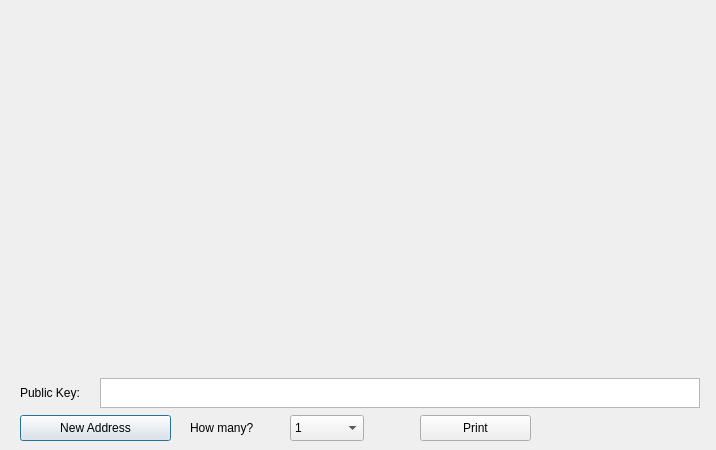
<?xml version="1.0" encoding="UTF-8"?>
<ui version="4.0">
 <class>PaperWalletDialog</class>
 <widget class="QDialog" name="PaperWalletDialog">
  <property name="geometry">
   <rect>
    <x>0</x>
    <y>0</y>
    <width>716</width>
    <height>450</height>
   </rect>
  </property>
  <property name="windowTitle">
   <string>Print Your Paper Wallets</string>
  </property>
  <widget class="QLabel" name="privateKeyQRCode">
   <property name="geometry">
    <rect>
     <x>524</x>
     <y>159</y>
     <width>149</width>
     <height>149</height>
    </rect>
   </property>
   <property name="text">
    <string/>
   </property>
   <property name="scaledContents">
    <bool>true</bool>
   </property>
  </widget>
  <widget class="QLabel" name="addressQRCode">
   <property name="geometry">
    <rect>
     <x>47</x>
     <y>86</y>
     <width>120</width>
     <height>120</height>
    </rect>
   </property>
   <property name="text">
    <string/>
   </property>
   <property name="scaledContents">
    <bool>true</bool>
   </property>
  </widget>
  <widget class="QPushButton" name="getNewAddress">
   <property name="geometry">
    <rect>
     <x>20</x>
     <y>415</y>
     <width>151</width>
     <height>26</height>
    </rect>
   </property>
   <property name="text">
    <string>New Address</string>
   </property>
   <property name="icon">
    <iconset resource="../raven.qrc">
     <normaloff>:/icons/add</normaloff>:/icons/add</iconset>
   </property>
  </widget>
  <widget class="QLabel" name="paperTemplate">
   <property name="geometry">
    <rect>
     <x>20</x>
     <y>10</y>
     <width>675</width>
     <height>362</height>
    </rect>
   </property>
   <property name="text">
    <string notr="true"/>
   </property>
   <property name="pixmap">
    <pixmap resource="../raven.qrc">:/icons/paper_wallet</pixmap>
   </property>
  </widget>
  <widget class="VerticalLabel" name="addressText">
   <property name="geometry">
    <rect>
     <x>212</x>
     <y>20</y>
     <width>31</width>
     <height>341</height>
    </rect>
   </property>
   <property name="font">
    <font>
     <family>Monospace</family>
     <pointsize>12</pointsize>
     <weight>75</weight>
     <italic>false</italic>
     <bold>true</bold>
    </font>
   </property>
   <property name="text">
    <string/>
   </property>
   <property name="alignment">
    <set>Qt::AlignCenter</set>
   </property>
   <property name="textInteractionFlags">
    <set>Qt::TextSelectableByKeyboard|Qt::TextSelectableByMouse</set>
   </property>
  </widget>
  <widget class="VerticalLabel" name="privateKeyText">
   <property name="geometry">
    <rect>
     <x>500</x>
     <y>10</y>
     <width>31</width>
     <height>361</height>
    </rect>
   </property>
   <property name="font">
    <font>
     <family>Monospace</family>
     <pointsize>8</pointsize>
     <weight>50</weight>
     <italic>false</italic>
     <bold>false</bold>
    </font>
   </property>
   <property name="text">
    <string/>
   </property>
   <property name="scaledContents">
    <bool>true</bool>
   </property>
   <property name="alignment">
    <set>Qt::AlignCenter</set>
   </property>
   <property name="textInteractionFlags">
    <set>Qt::TextSelectableByKeyboard|Qt::TextSelectableByMouse</set>
   </property>
  </widget>
  <widget class="QPushButton" name="printButton">
   <property name="geometry">
    <rect>
     <x>420</x>
     <y>415</y>
     <width>111</width>
     <height>26</height>
    </rect>
   </property>
   <property name="text">
    <string>Print</string>
   </property>
   <property name="icon">
    <iconset resource="../raven.qrc">
     <normaloff>:/icons/receiving_addresses</normaloff>:/icons/receiving_addresses</iconset>
   </property>
  </widget>
  <widget class="QDialogButtonBox" name="buttonBox">
   <property name="geometry">
    <rect>
     <x>610</x>
     <y>415</y>
     <width>81</width>
     <height>26</height>
    </rect>
   </property>
   <property name="standardButtons">
    <set>QDialogButtonBox::NoButton</set>
   </property>
   <property name="centerButtons">
    <bool>true</bool>
   </property>
  </widget>
  <widget class="QLabel" name="label">
   <property name="geometry">
    <rect>
     <x>190</x>
     <y>415</y>
     <width>91</width>
     <height>26</height>
    </rect>
   </property>
   <property name="text">
    <string>How many?</string>
   </property>
  </widget>
  <widget class="QComboBox" name="walletCount">
   <property name="geometry">
    <rect>
     <x>290</x>
     <y>415</y>
     <width>74</width>
     <height>26</height>
    </rect>
   </property>
   <property name="editable">
    <bool>false</bool>
   </property>
   <item>
    <property name="text">
     <string>1</string>
    </property>
   </item>
   <item>
    <property name="text">
     <string>2</string>
    </property>
   </item>
   <item>
    <property name="text">
     <string>3</string>
    </property>
   </item>
   <item>
    <property name="text">
     <string>4</string>
    </property>
   </item>
   <item>
    <property name="text">
     <string>5</string>
    </property>
   </item>
   <item>
    <property name="text">
     <string>6</string>
    </property>
   </item>
   <item>
    <property name="text">
     <string>7</string>
    </property>
   </item>
   <item>
    <property name="text">
     <string>8</string>
    </property>
   </item>
   <item>
    <property name="text">
     <string>9</string>
    </property>
   </item>
   <item>
    <property name="text">
     <string>10</string>
    </property>
   </item>
   <item>
    <property name="text">
     <string>11</string>
    </property>
   </item>
   <item>
    <property name="text">
     <string>12</string>
    </property>
   </item>
  </widget>
  <widget class="QTextEdit" name="publicKey">
   <property name="geometry">
    <rect>
     <x>100</x>
     <y>378</y>
     <width>600</width>
     <height>30</height>
    </rect>
   </property>
   <property name="undoRedoEnabled">
    <bool>false</bool>
   </property>
   <property name="readOnly">
    <bool>true</bool>
   </property>
   <property name="html">
    <string>&lt;!DOCTYPE HTML PUBLIC &quot;-//W3C//DTD HTML 4.0//EN&quot; &quot;http://www.w3.org/TR/REC-html40/strict.dtd&quot;&gt;
&lt;html&gt;&lt;head&gt;&lt;meta name=&quot;qrichtext&quot; content=&quot;1&quot; /&gt;&lt;style type=&quot;text/css&quot;&gt;
p, li { white-space: pre-wrap; }
&lt;/style&gt;&lt;/head&gt;&lt;body style=&quot; font-family:'Sans Serif'; font-size:9pt; font-weight:400; font-style:normal;&quot;&gt;
&lt;p style=&quot;-qt-paragraph-type:empty; margin-top:0px; margin-bottom:0px; margin-left:0px; margin-right:0px; -qt-block-indent:0; text-indent:0px;&quot;&gt;&lt;br /&gt;&lt;/p&gt;&lt;/body&gt;&lt;/html&gt;</string>
   </property>
   <property name="acceptRichText">
    <bool>false</bool>
   </property>
  </widget>
  <widget class="QLabel" name="label_2">
   <property name="geometry">
    <rect>
     <x>20</x>
     <y>380</y>
     <width>91</width>
     <height>26</height>
    </rect>
   </property>
   <property name="text">
    <string>Public Key:</string>
   </property>
  </widget>
  <zorder>getNewAddress</zorder>
  <zorder>paperTemplate</zorder>
  <zorder>addressQRCode</zorder>
  <zorder>privateKeyQRCode</zorder>
  <zorder>addressText</zorder>
  <zorder>privateKeyText</zorder>
  <zorder>printButton</zorder>
  <zorder>buttonBox</zorder>
  <zorder>label</zorder>
  <zorder>walletCount</zorder>
  <zorder>publicKey</zorder>
  <zorder>label_2</zorder>
 </widget>
 <customwidgets>
  <customwidget>
   <class>VerticalLabel</class>
   <extends>QLabel</extends>
   <header>verticallabel.h</header>
  </customwidget>
 </customwidgets>
 <resources>
  <include location="../raven.qrc"/>
 </resources>
 <connections>
  <connection>
   <sender>buttonBox</sender>
   <signal>rejected()</signal>
   <receiver>PaperWalletDialog</receiver>
   <slot>close()</slot>
   <hints>
    <hint type="sourcelabel">
     <x>650</x>
     <y>408</y>
    </hint>
    <hint type="destinationlabel">
     <x>357</x>
     <y>214</y>
    </hint>
   </hints>
  </connection>
 </connections>
</ui>
